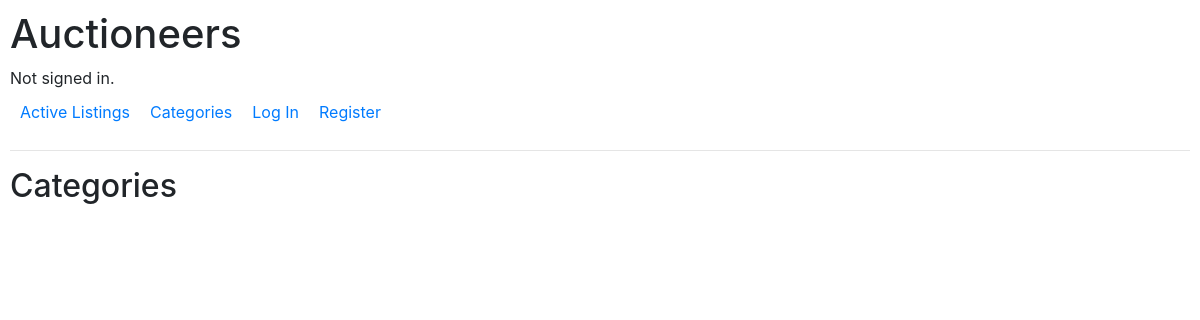
Page /categories/ on the earlier database version.
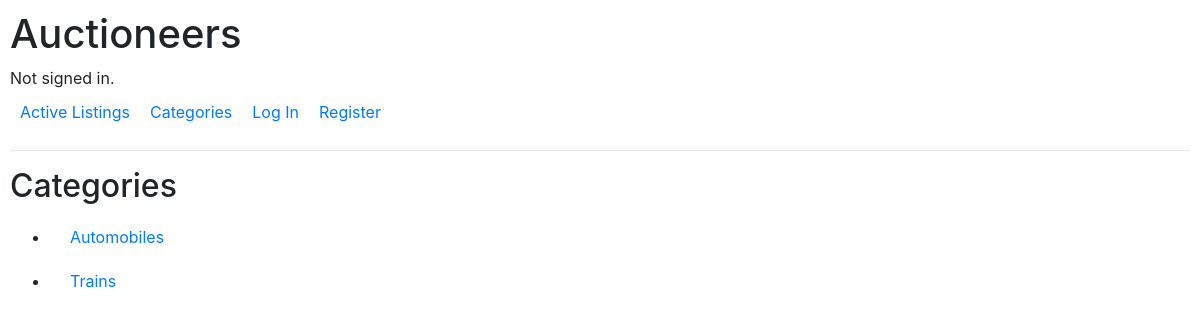
Same page on the later database version.
### auctions/models.py (models this page shows, shortened)
class Category(models.Model):
    title = models.CharField(max_length=25)

### auctions/views.py (the view)
# urls.py: path("categories/", views.categories, name="categories"),
def categories(request):
    categories = Category.objects.all().order_by('title')
    return render(request, "auctions/categories.html", {
        "categories": categories,
    })

### auctions/templates/auctions/categories.html
{% extends "auctions/layout.html" %}
{% block body %}
    <h2>Categories</h2>
    <ul>
        {% for category in categories %}
            {% if category.listings.count > 0 %}
                <li>
                    <div id="listing_block">
                        <a href="{% url 'category_detail' category.id %}">{{ category.title }}</a>
                    </div>
                </li>
            {% endif %}
        {% endfor %}
    </ul>
{% endblock %}

Differences in the rows shown:
added Category: title "Automobiles"
added Category: title "Trains"
